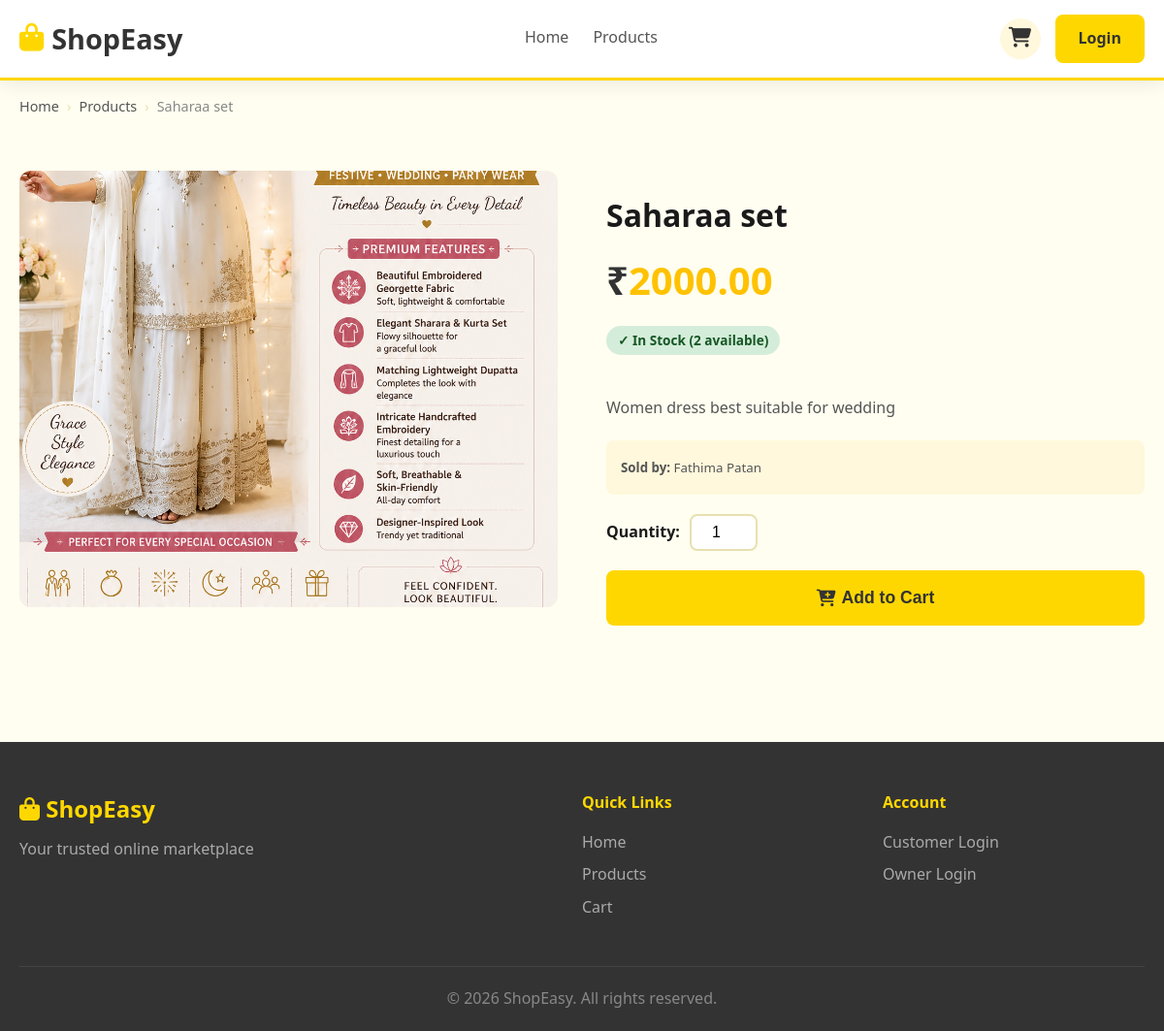
Screenshot of /product/men-kurtis/ with the database file from the repository.
### store/models.py (models this page shows, shortened)
class Product(models.Model):
    owner = models.ForeignKey(CustomUser, on_delete=models.CASCADE, related_name='products')
    category = models.ForeignKey(Category, on_delete=models.SET_NULL, null=True, blank=True)
    name = models.CharField(max_length=200)
    slug = models.SlugField(unique=True)
    description = models.TextField()
    price = models.DecimalField(max_digits=10, decimal_places=2)
    stock = models.PositiveIntegerField(default=0)
    image = models.ImageField(upload_to='products/', blank=True, null=True)
    is_available = models.BooleanField(default=True)
    created_at = models.DateTimeField(auto_now_add=True)
    updated_at = models.DateTimeField(auto_now=True)
    @property
    def is_in_stock(self):
        return self.stock > 0

### accounts/models.py (models this page shows, shortened)
class CustomUser(AbstractUser):
    USER_TYPE_CHOICES = (
        ('customer', 'Customer'),
        ('owner', 'Product Owner'),
    )
    user_type = models.CharField(max_length=20, choices=USER_TYPE_CHOICES, default='customer')
    phone = models.CharField(max_length=15, blank=True)
    address = models.TextField(blank=True)

### store/views.py (the view)
# urls.py: path('product/<slug:slug>/', views.product_detail, name='product_detail'),
def product_detail(request, slug):
    product = get_object_or_404(Product, slug=slug, is_available=True)
    related = Product.objects.filter(category=product.category, is_available=True).exclude(id=product.id)[:4]
    return render(request, 'store/product_detail.html', {
        'product': product,
        'related': related,
    })

### store/context_processors.py (called while the page is built)
def cart_count(request):
    count = 0
    try:
        if request.user.is_authenticated:
            cart = Cart.objects.filter(customer=request.user).first()
        else:
            if request.session.session_key:
                cart = Cart.objects.filter(session_key=request.session.session_key, customer=None).first()
            else:
                cart = None
        if cart:
            count = cart.get_count()
    except Exception:
        pass
    return {'cart_count': count}

### store/templates/store/product_detail.html (shortened to what this page needs)
{% extends 'base.html' %}
{% block content %}
<div class="breadcrumb">
    <a href="{% url 'store:home' %}">Home</a>
    <span class="sep">›</span>
    <a href="{% url 'store:product_list' %}">Products</a>
    <span class="sep">›</span>
    <span>{{ product.name }}</span>
</div>
<div class="product-detail">
    <div class="product-detail-img">
        {% if product.image %}
        <img src="{{ product.image.url }}" alt="{{ product.name }}">
        {% else %}
        <i class="fas fa-box no-img"></i>
        {% endif %}
    </div>
    <div class="product-detail-info">
        <h1>{{ product.name }}</h1>
        <p class="big-price">₹<span>{{ product.price }}</span></p>
        <span class="stock-badge {% if product.is_in_stock %}in-stock{% else %}out-stock{% endif %}">
            {% if product.is_in_stock %}✓ In Stock ({{ product.stock }} available){% else %}✗ Out of Stock{% endif %}
        </span>
        <div style="margin: 20px 0; color: var(--text-medium); line-height: 1.8;">
            {{ product.description }}
        </div>
        <div style="background: var(--primary-light); padding: 15px; border-radius: var(--radius-sm); margin-bottom: 20px;">
            <small style="color: var(--text-medium);">
                <strong>Sold by:</strong> {{ product.owner.get_full_name|default:product.owner.username }}
            </small>
        </div>
        {% if product.is_in_stock and not user.is_owner %}
        <form method="post" action="{% url 'store:add_to_cart' product.id %}">
            <div class="qty-input">
                <label>Quantity:</label>
                <input type="number" name="quantity" value="1" min="1" max="{{ product.stock }}">
            </div>
            <button type="submit" class="btn-primary" style="width: 100%; justify-content: center; padding: 16px; font-size: 1.1rem;">
                <i class="fas fa-cart-plus"></i> Add to Cart
            </button>
        </form>
        {% elif not product.is_in_stock %}
        <button disabled class="btn-outline" style="width:100%; justify-content:center; opacity: 0.6;">Out of Stock</button>
        {% endif %}
    </div>
</div>
{% endblock %}

### store/static/store/css/style.css (style rules this page uses)
:root { --primary: #FFD700; --primary-dark: #FFC200; --primary-light: #FFF8DC; --secondary: #333333; --text-dark: #1a1a1a; --text-medium: #555555; --text-light: #888888; --white: #ffffff; --bg-light: #FFFEF0; --border: #E8E0B0; --shadow: 0 4px 20px rgba(0,0,0,0.08); --shadow-hover: 0 8px 30px rgba(255,215,0,0.25); --radius: 12px; --radius-sm: 8px; --transition: all 0.3s ease; }
* { margin: 0; padding: 0; box-sizing: border-box; }
body { font-family: 'Segoe UI', system-ui, sans-serif; background: var(--bg-light); color: var(--text-dark); line-height: 1.6; }
a { text-decoration: none; color: inherit; transition: var(--transition); }
img { max-width: 100%; height: auto; }
.btn-primary { background: var(--primary); color: var(--secondary); padding: 10px 22px; border-radius: var(--radius-sm); font-weight: 700; border: 2px solid var(--primary); cursor: pointer; transition: var(--transition); display: inline-flex; align-items: center; gap: 6px; }
.product-detail { display: grid; grid-template-columns: 1fr 1fr; gap: 50px; padding: 40px 0; }
.product-detail-img { border-radius: var(--radius); overflow: hidden; background: var(--primary-light); height: 450px; display: flex; align-items: center; justify-content: center; }
.product-detail-img img { width: 100%; height: 100%; object-fit: cover; }
.product-detail-info { padding: 20px 0; }
.product-detail-info h1 { font-size: 2rem; font-weight: 800; margin-bottom: 10px; }
.big-price { font-size: 2.5rem; font-weight: 900; color: var(--secondary); margin-bottom: 15px; }
.big-price span { color: var(--primary-dark); }
.stock-badge { display: inline-block; padding: 4px 12px; border-radius: 20px; font-size: 0.85rem; font-weight: 600; margin-bottom: 20px; }
.in-stock { background: #d4edda; color: #155724; }
.qty-input { display: flex; align-items: center; gap: 10px; margin-bottom: 20px; }
.qty-input label { font-weight: 600; }
.qty-input input { width: 70px; padding: 8px; border: 2px solid var(--border); border-radius: var(--radius-sm); text-align: center; font-size: 1rem; }
.breadcrumb { display: flex; gap: 8px; align-items: center; padding: 15px 0; color: var(--text-light); font-size: 0.9rem; }
.breadcrumb a { color: var(--text-medium); }
.breadcrumb .sep { color: var(--border); }

### rows the page displays
Product: name "Saharaa set", image (picture), price "2000.00", stock "2", description "Women dress best suitable for wedding", owner.get_full_name "Fathima Patan"
